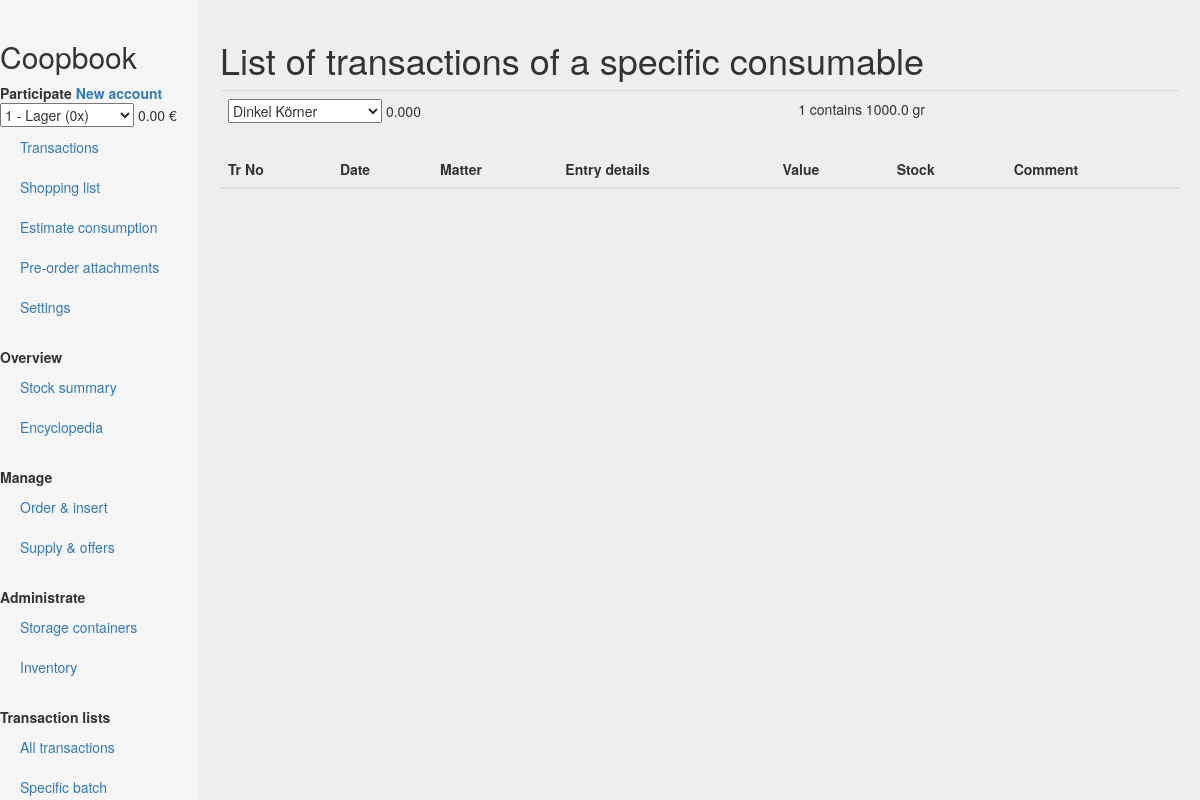
The page /consumabletransactiontable on the database as committed earlier.
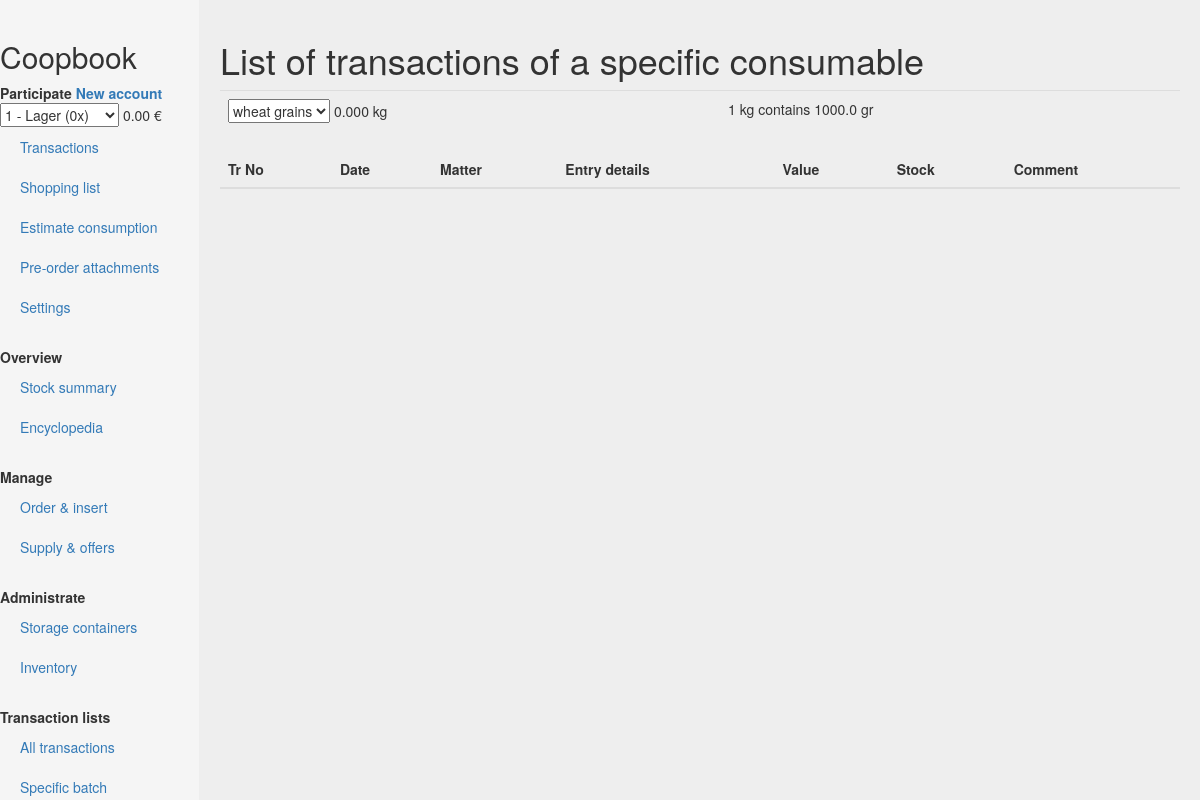
The same page on the database as committed later.
### core/models.py (models this page shows, shortened)
class Item(models.Model):
    name = models.CharField(max_length=100)

### core/views.py (the view)
# urls.py: url(r'^consumabletransactiontable$', views.consumabletransactiontable),
def consumabletransactiontable(request):
    select_consumable_for_consumabletransactiontable(request)
    global selected_consumable_in_consumabletransactiontable
    consumable_transaction_table = ConsumableTransactionTable(selected_consumable_in_consumabletransactiontable.id)
    consumables = Consumable.objects.all()
    stock = selected_consumable_in_consumabletransactiontable.unit.display(selected_consumable_in_consumabletransactiontable.calc_stock())
    unit_weight = selected_consumable_in_consumabletransactiontable.unit.unit_weight(selected_consumable_in_consumabletransactiontable)
    template = loader.get_template('core/consumabletransactiontable.html')
    context = {"consumables" : consumables, "stock" : stock, "consumable_transaction_table" : consumable_transaction_table, "selected_consumable_in_consumabletransactiontable" : selected_consumable_in_consumabletransactiontable, "unit_weight" : unit_weight, }
    return HttpResponse(template.render({**global_context(request), **context}, request))

### core/models.py (called while the page is built, shortened)
    def __str__(self):
        rate = self.calc_rate(datetime=datetime.datetime.now())
        return "{} - {} ({}x)".format(str(self.id), self.name, rate)

    def calc_rate(self, datetime):
        current_phases = AccPayPhase.objects.filter(account = self.id).filter(Q(start=None)|Q(start__lte=datetime)).filter(Q(end=None)|Q(end__gte=datetime))
        if not current_phases:
            rate = 0
        else:
            rate = 1
            for payphase in current_phases:
                rate = rate * payphase.rate
        return rate

    @property
    def balance_str(self):
        self.calc_balance()
        return "{} €".format(format(self.balance,'.2f'))

    def calc_balance(self):
        balance = 0
        charges = Charge.objects.filter(account=self)
        for charge in charges:
            if charge.to_balance == True:
                balance += charge.value
            else:
                pass
        self.balance = balance
        self.save()

    def display(self, amount, show_contents=True):
        if self.continuous == True:
            return "{} {}".format(format(amount, '.3f'), self.abbr)

    def __str__(self):
        return self.name

### core/templates/core/consumabletransactiontable.html (shortened to what this page needs)
{% extends "core/base.html" %}
{% block heading %}List of transactions of a specific consumable{% endblock %}
{% block content %}
<table class="table">
<tbody>
<td><form id="consumable_selection_form" action="/consumabletransactiontable" method="POST">
  <select onchange="document.getElementById('consumable_selection_form').submit();" name="consumable_id" class="selectpicker" data-live-search="true">
    {% for consumable in consumables %}
    <option value="{{ consumable.id }}" {% if consumable.id == selected_consumable_in_consumabletransactiontable.id %}selected{% endif %}>{{ consumable }}</option>
    {% endfor %}
  </select> {{ stock }}
</form></td>
<td>{{ unit_weight }}</td>
</table>
<table class="table">
  <thead>
    <th>Tr No</th>
    <th>Date</th>
    <th>Matter</th>
    <th>Entry details</th>
    <th>Value</th>
    <th>Stock</th>
    <th>Comment</th>
  </thead>
</table>
{% endblock %}

Rows that differ between the two databases and show on the page:
changed Item: consumable_id "Dinkel Körner" → "wheat grains"
Other text that changed with them:
{{ stock }}: "0.000" → "0.000 kg"
{{ unit_weight }}: "1 contains 1000.0 gr" → "1 kg contains 1000.0 gr"
